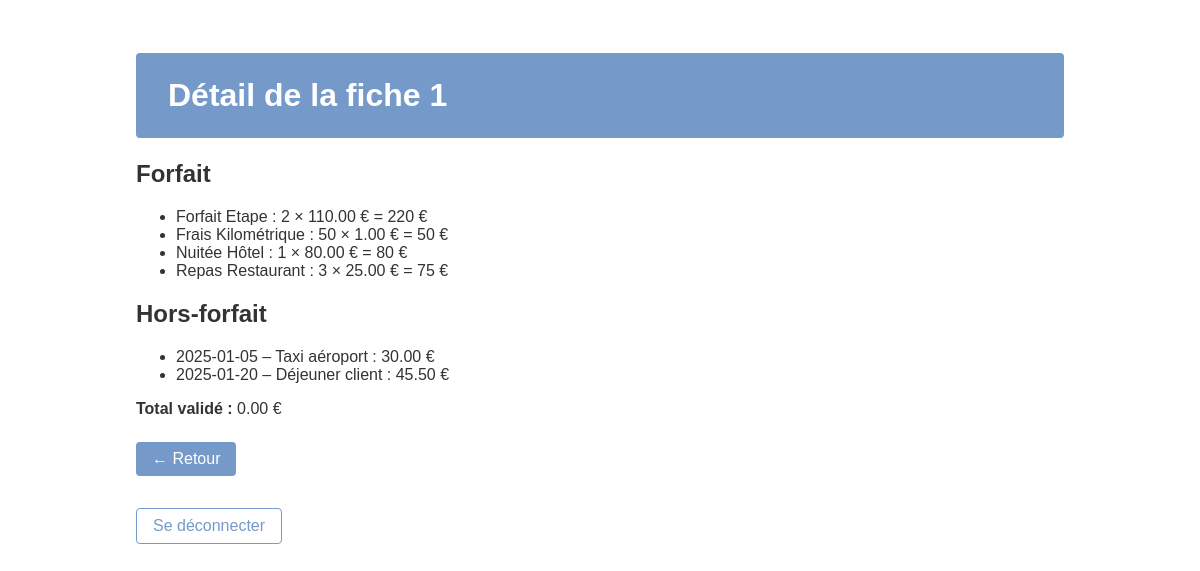
The app's page /detail.php?ffr_id=1 (signed in) with its own data.
### tables this page shows
CREATE TABLE `ligne_frais_forfait` (
  `FFR_ID` INT    NOT NULL,
  `FOR_ID` CHAR(3) NOT NULL,
  `LIG_QTE` INT    NOT NULL,
  PRIMARY KEY (`FFR_ID`,`FOR_ID`),
  CONSTRAINT `fk_lff_ffr`     FOREIGN KEY (`FFR_ID`) REFERENCES `fiche_frais`   (`FFR_ID`) ON DELETE CASCADE,
  CONSTRAINT `fk_lff_forfait` FOREIGN KEY (`FOR_ID`) REFERENCES `frais_forfait` (`FOR_ID`)
);

CREATE TABLE `frais_forfait` (
  `FOR_ID`      CHAR(3)     NOT NULL PRIMARY KEY,
  `FOR_LIB`     VARCHAR(20) NOT NULL,
  `FOR_MONTANT` DECIMAL(10,2) NOT NULL
);

CREATE TABLE `ligne_frais_horsforfait` (
  `ID`      INT           AUTO_INCREMENT PRIMARY KEY,
  `FFR_ID`  INT           NOT NULL,
  `DTE`     DATE          NOT NULL,
  `LIBELLE` VARCHAR(250)  NOT NULL,
  `MONTANT` DECIMAL(10,2) NOT NULL,
  `ETA_ID`  CHAR(2)       NOT NULL,
  CONSTRAINT `fk_lhf_ffr`  FOREIGN KEY (`FFR_ID`) REFERENCES `fiche_frais` (`FFR_ID`) ON DELETE CASCADE,
  CONSTRAINT `fk_lhf_etat` FOREIGN KEY (`ETA_ID`) REFERENCES `etat`        (`ETA_ID`)
);

CREATE TABLE `fiche_frais` (
  `FFR_ID`              INT           AUTO_INCREMENT PRIMARY KEY,
  `VIS_ID`              CHAR(4)       NOT NULL,
  `ETA_ID`              CHAR(2)       NOT NULL,
  `FRR_ANNEE`           CHAR(4)       NOT NULL,
  `FRR_MOIS`            ENUM('JANVIER','FEVRIER','MARS','AVRIL','MAI','JUIN','JUILLET','AOUT','SEPTEMBRE','OCTOBRE','NOVEMBRE','DECEMBRE') NOT NULL,
  `FRR_MONTANT_VALIDE`  DECIMAL(10,2) NOT NULL DEFAULT 0,
  `FRR_NB_JUSTIFICATIFS` INT          NOT NULL DEFAULT 0,
  `FRR_DATE_MODIF`      DATE          NOT NULL,
  KEY (`VIS_ID`),
  KEY (`ETA_ID`),
  CONSTRAINT `fk_ff_visiteur` FOREIGN KEY (`VIS_ID`) REFERENCES `visiteur` (`VIS_ID`) ON DELETE CASCADE,
  CONSTRAINT `fk_ff_etat`      FOREIGN KEY (`ETA_ID`) REFERENCES `etat`    (`ETA_ID`) ON DELETE CASCADE
);

### public/detail.php (the view, shortened to what this page needs)
<?php
$ffrId = (int)($_GET['ffr_id'] ?? 0);
$pdo = Database::get();
$stmt = $pdo->prepare(
  "SELECT l.FOR_ID, l.LIG_QTE, f.FOR_LIB, f.FOR_MONTANT
   FROM ligne_frais_forfait l
   JOIN frais_forfait f ON f.FOR_ID = l.FOR_ID
   WHERE l.FFR_ID = ?"
);
$stmt->execute([$ffrId]);
$forfaits = $stmt->fetchAll();
$stmt = $pdo->prepare(
  "SELECT * FROM ligne_frais_horsforfait WHERE FFR_ID = ?"
);
$stmt->execute([$ffrId]);
$horsforfait = $stmt->fetchAll();
$stmt = $pdo->prepare("SELECT FRR_MONTANT_VALIDE FROM fiche_frais WHERE FFR_ID = ?");
$stmt->execute([$ffrId]);
$total = $stmt->fetchColumn();
?>
<!DOCTYPE html>
<html>
<head><meta charset="utf-8"><title>Détail fiche <?= $ffrId ?></title>
<link rel="stylesheet" href="css/style.css">
</head>
<body>
<div class="container">
  <h1>Détail de la fiche <?= $ffrId ?></h1>
  <h2>Forfait</h2>
  <ul>
    <?php foreach($forfaits as $l): ?>
      <li><?= "{$l['FOR_LIB']} : {$l['LIG_QTE']} × {$l['FOR_MONTANT']} € = " .
           ($l['LIG_QTE'] * $l['FOR_MONTANT']) ?> €</li>
    <?php endforeach; ?>
  </ul>
  <h2>Hors-forfait</h2>
  <ul>
    <?php foreach($horsforfait as $h): ?>
      <li><?= "{$h['DTE']} – {$h['LIBELLE']} : {$h['MONTANT']} €" ?></li>
    <?php endforeach; ?>
  </ul>
  <p><strong>Total validé :</strong> <?= $total ?> €</p>
  <p><a href="list.php" class="btn">← Retour</a></p>
  <p><a href="logout.php" class="btn secondary">Se déconnecter</a></p>
</div>
</body>
</html>

### public/css/style.css (style rules this page uses)
:root { --primary-color: #759AC9; --primary-hover: #628DC3; --secondary-color: #FFFFFF; --text-color: #333333; --font-family-base: Arial, sans-serif; --border-radius: 4px; --input-border: #759AC9; }
* { box-sizing: border-box; }
body { margin: 0; padding: 1em; font-family: var(--font-family-base); color: var(--text-color); background-color: var(--secondary-color); }
.container { max-width: 960px; margin: 0 auto; padding: 1em; }
.title, .titrepage, h1 { background-color: var(--primary-color); color: var(--secondary-color); padding: 0.75em 1em; border-radius: var(--border-radius); }
.btn { display: inline-block; padding: 0.5em 1em; background-color: var(--primary-color); color: var(--secondary-color); text-decoration: none; border-radius: var(--border-radius); margin: 0.5em 0; transition: background-color 0.2s ease-in-out; }
.btn.secondary { background-color: transparent; color: var(--primary-color); border: 1px solid var(--primary-color); }

### records on screen
ligne_frais_forfait: FOR_ID.FOR_LIB "Forfait Etape", LIG_QTE "2", FOR_ID.FOR_MONTANT "110.00", $l['LIG_QTE']*$l['FOR_MONTANT'] "220"
ligne_frais_forfait: FOR_ID.FOR_LIB "Frais Kilométrique", LIG_QTE "50", FOR_ID.FOR_MONTANT "1.00", $l['LIG_QTE']*$l['FOR_MONTANT'] "50"
ligne_frais_forfait: FOR_ID.FOR_LIB "Nuitée Hôtel", LIG_QTE "1", FOR_ID.FOR_MONTANT "80.00", $l['LIG_QTE']*$l['FOR_MONTANT'] "80"
ligne_frais_forfait: FOR_ID.FOR_LIB "Repas Restaurant", LIG_QTE "3", FOR_ID.FOR_MONTANT "25.00", $l['LIG_QTE']*$l['FOR_MONTANT'] "75"
ligne_frais_horsforfait: DTE "2025-01-05", LIBELLE "Taxi aéroport", MONTANT "30.00"
ligne_frais_horsforfait: DTE "2025-01-20", LIBELLE "Déjeuner client", MONTANT "45.50"
fiche_frais: FRR_MONTANT_VALIDE "0.00"

### other values on screen
$ffrId "1"
